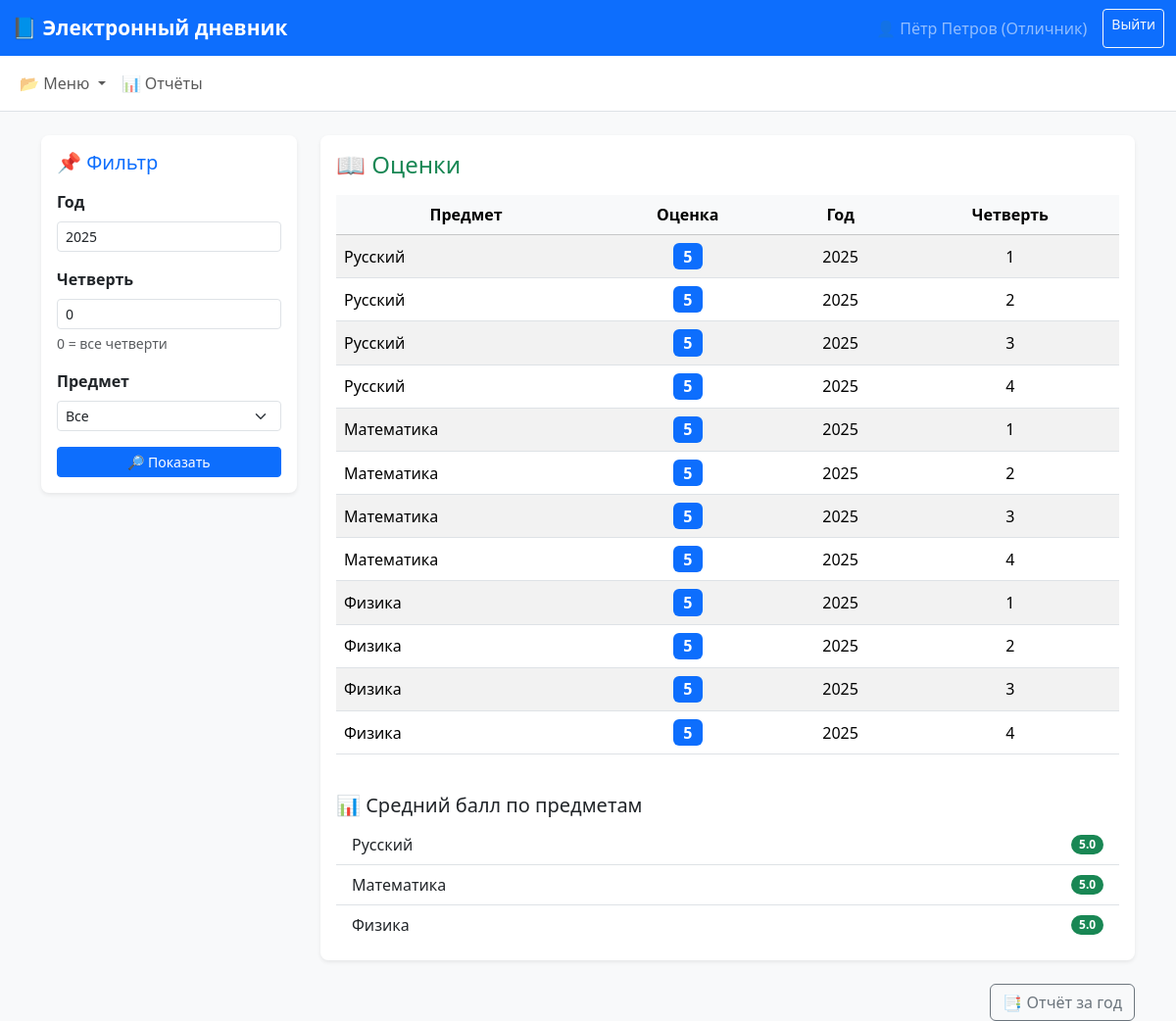
The app's page /student (signed in) with its own data.
### app.py (models this page shows)
class Subject(db.Model):
    id = db.Column(db.Integer, primary_key=True)
    name = db.Column(db.String(80), unique=True, nullable=False)

class Grade(db.Model):
    id = db.Column(db.Integer, primary_key=True)
    student_id = db.Column(db.Integer, db.ForeignKey('user.id'), nullable=False)
    subject_id = db.Column(db.Integer, db.ForeignKey('subject.id'), nullable=False)
    value = db.Column(db.Integer, nullable=False)
    year = db.Column(db.Integer, nullable=False)
    quarter = db.Column(db.Integer, nullable=False)

### app.py (the view)
@app.route('/student')
def student_page():
    if 'user_id' not in session or session.get('role') != 'student':
        return redirect(url_for('login'))
    student_id = session['user_id']
    year = int(request.args.get('year', current_year()))
    quarter = int(request.args.get('quarter', 0))
    subject_id = int(request.args.get('subject', 0))
    subjects = Subject.query.all()
    subject_map = {s.id: s.name for s in subjects}
    q = Grade.query.filter_by(student_id=student_id, year=year)
    if quarter != 0:
        q = q.filter_by(quarter=quarter)
    if subject_id != 0:
        q = q.filter_by(subject_id=subject_id)
    grades = q.all()
    avg = {}
    for g in grades:
        subjname = subject_map.get(g.subject_id, '')
        avg.setdefault(subjname, []).append(g.value)
    avg = {k: round(sum(v)/len(v), 2) for k, v in avg.items()}
    return render_template(
        'student.html',
        subjects=subjects,
        subject_map=subject_map,
        grades=grades,
        avg=avg,
        year=year,
        quarter=quarter,
        subject_id=subject_id
    )

### app.py (called while the page is built)
def current_year():
    return datetime.date.today().year

### templates/student.html (shortened to what this page needs)
{% extends "base.html" %}
{% block content %}
<div class="row">
  <div class="col-md-3 mb-4">
    <div class="card shadow-sm border-0 rounded-3">
      <div class="card-body">
        <h5 class="card-title mb-3 text-primary">📌 Фильтр</h5>
        <form method="get">
          <div class="mb-3">
            <label class="form-label fw-semibold">Год</label>
            <input name="year" value="{{ year }}" class="form-control form-control-sm">
          </div>
          <div class="mb-3">
            <label class="form-label fw-semibold">Четверть</label>
            <input name="quarter" value="{{ quarter }}" class="form-control form-control-sm">
            <div class="form-text">0 = все четверти</div>
          </div>
          <div class="mb-3">
            <label class="form-label fw-semibold">Предмет</label>
            <select name="subject" class="form-select form-select-sm">
              <option value="0">Все</option>
            </select>
          </div>
          <button class="btn btn-primary w-100 btn-sm">🔎 Показать</button>
        </form>
      </div>
    </div>
  </div>
  <div class="col-md-9">
    <div class="card shadow-sm border-0 rounded-3 mb-4">
      <div class="card-body">
        <h4 class="card-title mb-3 text-success">📖 Оценки</h4>
        {% if not grades %}
          <div class="alert alert-info text-center">
            Здесь пока пусто — возможно, оценки ещё не выставлены.
          </div>
        {% else %}
          <div class="table-responsive">
            <table class="table table-striped table-hover align-middle text-center">
              <thead class="table-light">
                <tr>
                  <th>Предмет</th>
                  <th>Оценка</th>
                  <th>Год</th>
                  <th>Четверть</th>
                </tr>
              </thead>
              <tbody>
              {% for g in grades %}
                <tr>
                  <td class="text-start">{{ subject_map.get(g.subject_id, '') }}</td>
                  <td><span class="badge bg-primary fs-6">{{ g.value }}</span></td>
                  <td>{{ g.year }}</td>
                  <td>{{ g.quarter }}</td>
                </tr>
              {% endfor %}
              </tbody>
            </table>
          </div>
          <h5 class="mt-4">📊 Средний балл по предметам</h5>
          <ul class="list-group list-group-flush">
            {% for k,v in avg.items() %}
              <li class="list-group-item d-flex justify-content-between align-items-center">
                {{ k }}
                <span class="badge bg-success rounded-pill">{{ v }}</span>
              </li>
            {% endfor %}
          </ul>
        {% endif %}
      </div>
    </div>
    <div class="text-end">
      <a href="{{ url_for('student_report', year=year) }}" class="btn btn-outline-secondary">
        📑 Отчёт за год
      </a>
    </div>
  </div>
</div>
{% endblock %}

### templates/base.html (style rules this page uses)
body { background-color: #f8f9fa; }

### records on screen
Grade: value "5", year "2025", quarter "1"
Subject: get "Русский", name "Русский", v "5.0"
Grade: value "5", year "2025", quarter "2"
Grade: value "5", year "2025", quarter "3"
Grade: value "5", year "2025", quarter "4"
Grade: value "5", year "2025", quarter "1"
Subject: get "Математика", name "Математика", v "5.0"
Grade: value "5", year "2025", quarter "2"
Grade: value "5", year "2025", quarter "3"
Grade: value "5", year "2025", quarter "4"
Grade: value "5", year "2025", quarter "1"
Subject: get "Физика", name "Физика", v "5.0"
Grade: value "5", year "2025", quarter "2"
Grade: value "5", year "2025", quarter "3"
Grade: value "5", year "2025", quarter "4"

### other values on screen
{{ session.get('fullname') or session.get('username') }} "Пётр Петров (Отличник)"
